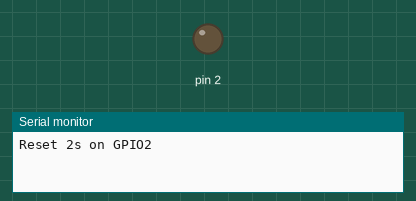
Bench run of a sketch on a simulated Arduino Uno, built with avr-gcc and run on an emulated ATmega328P. Parts: output pins drawn as LEDs (lit = HIGH), the last lines printed to the serial monitor.

Above: at 0.1 s.
At 2.1 s:
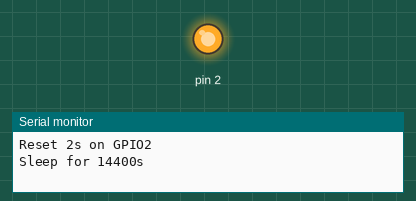
Timing chart, 0 to 3.6 s (numbered marks = the images above):
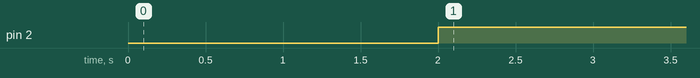

Measured:
- by itself, pin 2: LOW → HIGH at 2.0 s

The sketch:

WatchDog_MESHTASTIC.ino
```cpp
#include "LowPower.h"

int h=4; // hours
int m=0; // minutes

int sleepTime = (h*3600)+(m*60);

void setup()
{

  Serial.begin(9600);
  pinMode(2, OUTPUT);
  digitalWrite(2, HIGH);
}

void loop()
{
    Serial.println("Reset 2s on GPIO2");
    digitalWrite(2, LOW); // reset
    delay(2000);
    digitalWrite(2, HIGH);
    Serial.print("Sleep for ");
    Serial.print(sleepTime);
    Serial.println("s");
    delay(100);
    gosleep();
}

void gosleep()
{
    for(int i=1; i<=int(sleepTime/8);i++)
    LowPower.powerDown(SLEEP_8S, ADC_OFF, BOD_OFF);
    Serial.print("Wake up after ");
    Serial.print(sleepTime);
    Serial.println("s");
}
```
